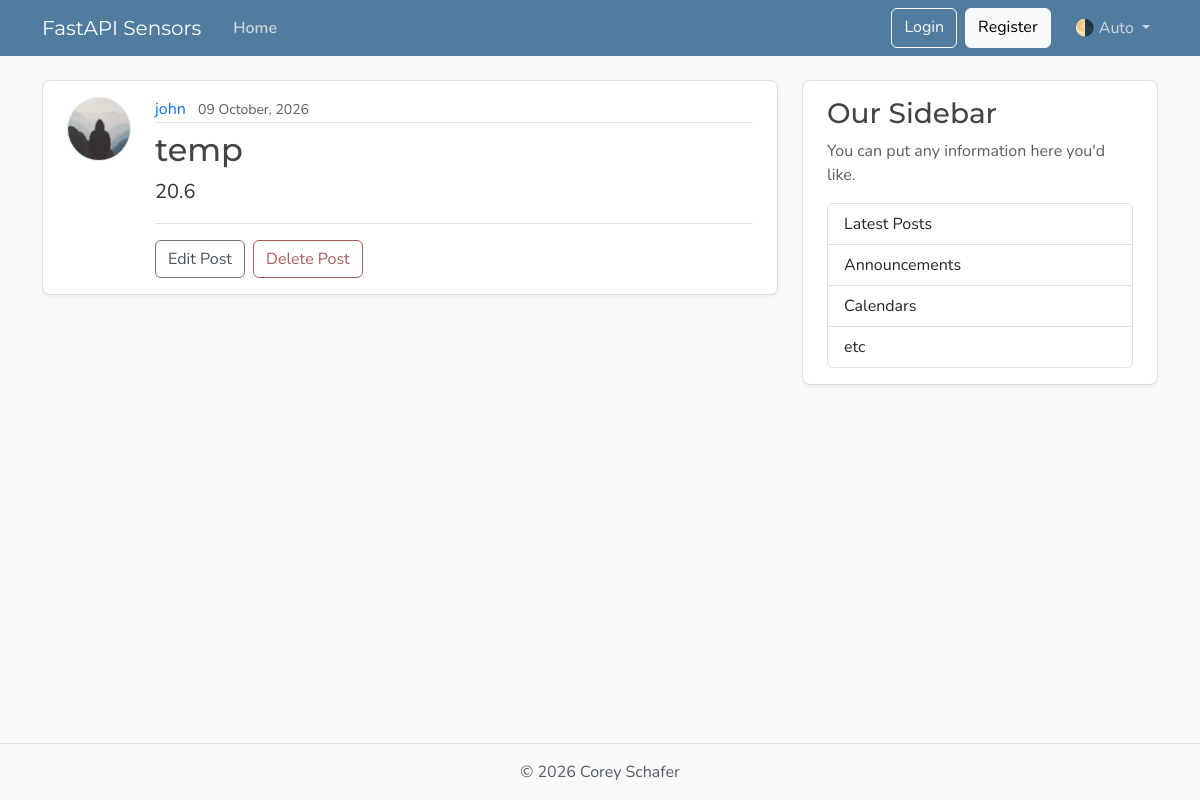
/sensor_reading/1, run on the app's committed database.
### fastapi_intro/models.py (models this page shows, shortened)
class User(Base):
    __tablename__ = "user"
    id: Mapped[int] = mapped_column(Integer, primary_key=True, index=True)
    username: Mapped[str] = mapped_column(String(50), unique=True, nullable=False)
    email: Mapped[str] = mapped_column(String(320), unique=True, nullable=False)
    image_file: Mapped[str | None] = mapped_column(String(200), nullable=True, default=None,)
    readings:Mapped[list[Reading]] = relationship(back_populates="author")

class Reading(Base):
    __tablename__ = "reading"
    id: Mapped[int] = mapped_column(Integer, primary_key=True, index=True)
    sensor: Mapped[str] = mapped_column(String(20), nullable=False)
    content: Mapped[float] = mapped_column(Float, nullable=False)
    user_id: Mapped[int] = mapped_column(ForeignKey("user.id"), nullable=False, index=True)
    date_timestamp: Mapped[datetime] = mapped_column(DateTime(timezone=True),
                                                     default=lambda: datetime.now(UTC))
    author: Mapped[User] = relationship(back_populates="readings")

### fastapi_intro/main.py (the view)
@app.get("/sensor_reading/{sensor_reading_id}", include_in_schema=False)
def sensor_reading_page(request:Request, sensor_reading_id:int, db: Annotated[Session, Depends(get_db)]):
    result = db.execute(select(models.Reading).where(models.Reading.id == sensor_reading_id))
    sensor_reading = result.scalars().first()
    if sensor_reading:
        title = sensor_reading.sensor[:50]
        return templates.TemplateResponse(request, "sensor_reading.html", {"sensor_reading":sensor_reading, "title":title})
    raise HTTPException(status_code=status.HTTP_404_NOT_FOUND, detail="Sensor reading not found")

### fastapi_intro/templates/sensor_reading.html (shortened to what this page needs)
{% extends "layout.html" %} {% block content %}
<article class="content-section py-3 px-4 mb-4">
  <div class="d-flex align-items-start gap-4">
    <img
      class="rounded-circle article-img flex-shrink-0"
      src="{{ sensor_reading.author.image_path }}"
      alt="{{ sensor_reading.author.name }}'s profile picture"
      width="64"
      height="64"
      loading="lazy"
    />
    <div class="flex-grow-1">
      <div class="article-metadata mb-2">
        <a class="me-2" href="{{url_for("user_readings", user_id=sensor_reading.author.id)}}">{{ sensor_reading.author.username }}</a>
        <small class="text-body-secondary"
          >{{ sensor_reading.date_timestamp.strftime("%d %B, %Y") }}</small
        >
      </div>
      <h2 class="article-title">{{ sensor_reading.sensor }}</h2>
      <p class="article-content">{{ sensor_reading.content }}</p>
      <div class="post-actions mt-3 pt-3 border-top">
        <a class="btn btn-outline-secondary me-1" href="#">Edit Post</a>
        <button
          type="button"
          class="btn btn-outline-danger"
          data-bs-toggle="modal"
          data-bs-target="#deleteModal"
        >
          Delete Post
        </button>
      </div>
    </div>
  </div>
</article>
{% endblock content %}

### fastapi_intro/static/css/main.css (style rules this page uses)
:root { --font-heading: "Montserrat", system-ui, -apple-system, BlinkMacSystemFont, sans-serif; --font-body: "Nunito", system-ui, -apple-system, BlinkMacSystemFont, sans-serif; --color-bg-body: #fafafa; --color-bg-content: #ffffff; --color-text-primary: #333333; --color-text-heading: #444444; --color-steel: #527c9f; --color-nav-link: #cbd5db; --color-nav-link-hover: #ffffff; --color-link-hover: #428bca; --color-border: #dddddd; --color-border-light: #e3e3e3; --spacing-xl: 5rem; --article-img-size: 4rem; --account-img-size: 7.813rem; }
body { font-family: var(--font-body); background: var(--color-bg-body); color: var(--color-text-primary); }
h1, h2, h3, h4, h5, h6 { font-family: var(--font-heading); color: var(--color-text-heading); }
a { text-decoration: none; }
.content-section { background: var(--color-bg-content); border: 1px solid var(--color-border); border-radius: 0.5rem; box-shadow: 0 2px 4px rgba(15, 23, 42, 0.05); transition: box-shadow 0.15s ease, transform 0.15s ease, border-color 0.15s ease; }
.article-title { color: var(--color-text-heading); transition: color 0.2s ease-in-out; }
.article-content { white-space: pre-line; font-size: 1.25rem; }
.article-img { height: var(--article-img-size); width: var(--article-img-size); flex-shrink: 0; object-fit: cover; border: 1px solid var(--color-border-light); box-shadow: 0 0 0 2px var(--color-bg-content); }
.article-metadata { padding-bottom: 0.063rem; border-bottom: 1px solid var(--color-border-light); }
.article-metadata a { transition: color 0.2s ease-in-out; }
.btn-outline-secondary { --bs-btn-color: #495057; --bs-btn-border-color: #6c757d; --bs-btn-hover-color: #fff; --bs-btn-hover-bg: #5a6268; --bs-btn-hover-border-color: #545b62; --bs-btn-active-color: #fff; --bs-btn-active-bg: #545b62; --bs-btn-active-border-color: #4e555b; }
.btn-outline-danger { --bs-btn-color: #a85b5b; --bs-btn-border-color: #a85b5b; --bs-btn-hover-color: #fff; --bs-btn-hover-bg: #924e4e; --bs-btn-hover-border-color: #874848; --bs-btn-active-color: #fff; --bs-btn-active-bg: #874848; --bs-btn-active-border-color: #7c4242; }

### data on the page
User: author.username "john"
Reading: date_timestamp "09 October, 2026", sensor "temp", content "20.6"
